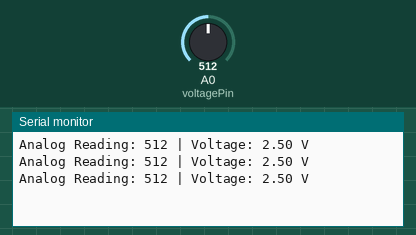
This sketch was run on a simulated Arduino Uno, built with avr-gcc and run on an emulated ATmega328P. Parts: the last lines printed to the serial monitor. The test bench sets the inputs (shaded band); at power-on: A0 (voltagePin) = 512.

Above: at 1.3 s.
1.4 s: A0 (voltagePin) set to 716
At 1.9 s:
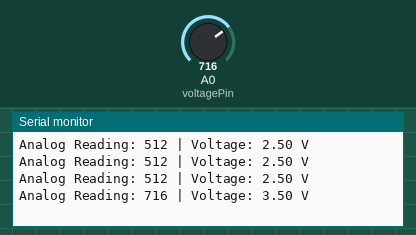
2.9 s: A0 (voltagePin) set to 900
At 3.4 s:
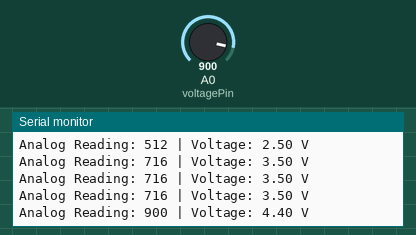
Timing chart, 0 to 5.9 s (numbered marks = the images above; inputs shaded):
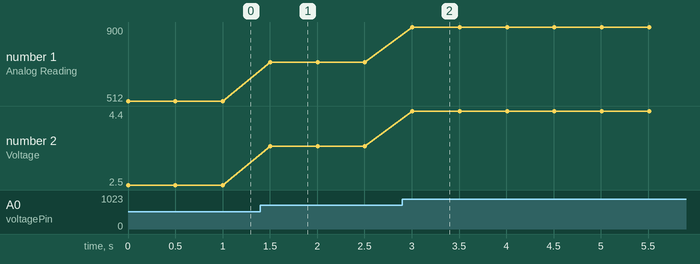

Measured:
- after the input at 1.4 s, the serial monitor: prints a new line after 0.10 s (image 1)
- after the input at 2.9 s, the serial monitor: prints a new line after 0.11 s (image 2)
- plotted number 1: 512 → 716 after the input at 1.4 s, 716 → 900 after the input at 2.9 s
- plotted number 2: 2.5 → 3.5 after the input at 1.4 s, 3.5 → 4.4 after the input at 2.9 s

The sketch:

Arduino1.ino
```cpp
const int voltagePin = A0;

void setup() {
  Serial.begin(9600);
}

void loop() {
  int sensorValue = analogRead(voltagePin);

  float voltage = sensorValue * (5.0 / 1023.0);

  Serial.print("Analog Reading: ");
  Serial.print(sensorValue);

  Serial.print(" | Voltage: ");
  Serial.print(voltage, 2);
  Serial.println(" V");

  delay(500);
}
```
